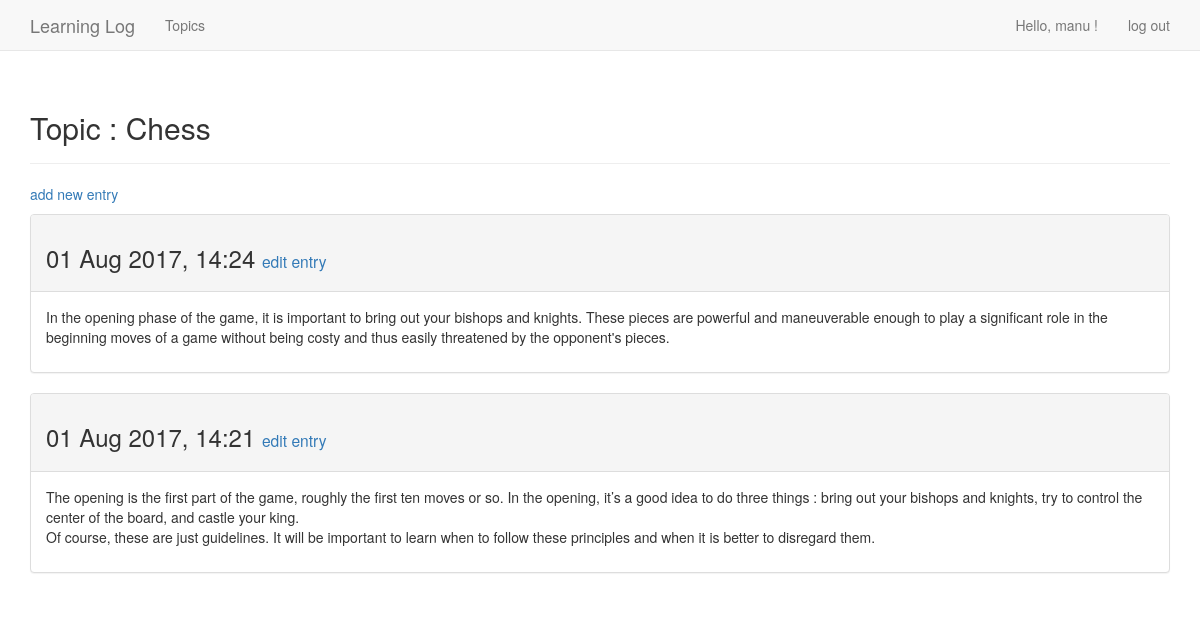
The page /topics/1/ (signed in) on the database its author committed.
### learning_logs/models.py (models this page shows, shortened)
class Topic(models.Model) :
    text = models.CharField(max_length=200)
    date_added = models.DateTimeField(auto_now_add=True)
    owner = models.ForeignKey(User)
    def __str__(self) :
        return self.text

class Entry(models.Model) :
    topic = models.ForeignKey(Topic)
    text = models.TextField()
    date_added = models.DateTimeField(auto_now_add=True)
    class Meta :
        verbose_name_plural = 'entries'

### learning_logs/views.py (the view)
# urls.py: url(r'^topics/(?P<topic_id>\d+)/$', views.topic, name='topic'),
@login_required
def topic(request, topic_id) :
    topic = get_object_or_404(Topic, id=topic_id)
    if topic.owner != request.user : raise Http404
    entries = topic.entry_set.order_by('-date_added')
    context = {'topic': topic, 'entries': entries}
    return render(request, 'learning_logs/topic.html', context)

### learning_logs/templates/learning_logs/topic.html (shortened to what this page needs)
<html>
{% extends "learning_logs/base.html" %}
{% block header %}
	<h2> Topic : {{ topic }} </h2>
{% endblock header %}
{% block content %}
	<p> <a href="{% url 'learning_logs:new_entry' topic.id %}"> add new entry </a> </p>
	{% for entry in entries %}
		<div class="panel panel-default">
			<div class="panel-heading">
				<h3>
					{{ entry.date_added|date:'d M Y, H:i' }}
					<small>
						<a href="{% url 'learning_logs:edit_entry' entry.id %}">
						edit entry</a>
					</small>
				</h3>
			</div>
			<div class="panel-body">
				{{ entry.text|linebreaks }}
			</div>
		</div>
		{% empty %}
			There are no entries for this topic yet
	{% endfor %}
{% endblock content %}

### learning_logs/templates/learning_logs/base.html (shortened to what this page needs)
<html>
{% load bootstrap3 %}
<head>
	{% bootstrap_css %}
</head>
<body>
	<nav class="navbar navbar-default navbar-static-top">
		<div class="container">
			<div class="navbar-header">
				<a class="navbar-brand" href="{% url 'learning_logs:index' %}"> Learning Log </a>
			</div>
			<div id="navbar" class="navbar-collapse collapse">
				<ul class="nav navbar-nav">
					<li> <a href="{% url 'learning_logs:topics' %}"> Topics </a> </li>
				</ul>
				<ul class="nav navbar-nav navbar-right">
					{% if user.is_authenticated %}
						<li> <a>  Hello, {{ user.username }} !  </a> </li>
						<li> <a href="{% url 'users:logout' %}">  log out  </a> </li>
					{% else %}
						<li> <a href="{% url 'users:register' %}">  register  </a> </li>
						<li> <a href="{% url 'users:login' %}">  log in  </a> </li>
					{% endif %}
				</ul>
			</div>
		</div>
	</nav>
	<div class="container">
		<div class="page-header">
			{% block header %}{% endblock header %}
		</div>
		<div>
			{% block content %}{% endblock content %}
		</div>
	</div>
</body>
</html>

### rows shown on the page
Topic: text "Chess"
Entry: date_added "01 Aug 2017, 14:24", text "In the opening phase of the game, it is important to bring out your bishops and knights. These pieces are powerful and maneuverable enough to play a significant role in the beginning moves of a game without being costy and thus easily threatened by the opponent's pieces."
Entry: date_added "01 Aug 2017, 14:21", text "The opening is the first part of the game, roughly the first ten moves or so. In the opening, it’s a good idea to do three things : bring out your bishops and knights, try to control the center of the board, and castle your king. Of course, these are just guidelines. It will be important to learn when to follow these principles and when it is better to disregard them."

### other values the page prints
{{ user.username }} "manu"
